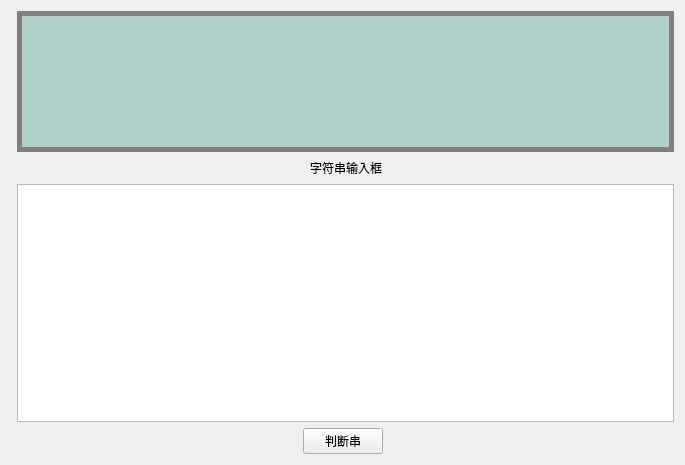
<?xml version="1.0" encoding="UTF-8"?>
<ui version="4.0">
 <class>subwidge</class>
 <widget class="QWidget" name="subwidge">
  <property name="geometry">
   <rect>
    <x>0</x>
    <y>0</y>
    <width>685</width>
    <height>465</height>
   </rect>
  </property>
  <property name="windowTitle">
   <string>Form</string>
  </property>
  <layout class="QGridLayout" name="gridLayout_3">
   <item row="0" column="1">
    <widget class="QLabel" name="displayLabel">
     <property name="font">
      <font>
       <family>LED Board-7</family>
       <pointsize>72</pointsize>
      </font>
     </property>
     <property name="styleSheet">
      <string notr="true">background-color: rgb(175, 210, 203);
border:5px solid gray;</string>
     </property>
     <property name="text">
      <string/>
     </property>
    </widget>
   </item>
   <item row="1" column="1">
    <layout class="QGridLayout" name="gridLayout">
     <item row="0" column="2">
      <spacer name="horizontalSpacer_4">
       <property name="orientation">
        <enum>Qt::Horizontal</enum>
       </property>
       <property name="sizeHint" stdset="0">
        <size>
         <width>40</width>
         <height>20</height>
        </size>
       </property>
      </spacer>
     </item>
     <item row="0" column="1">
      <widget class="QLabel" name="label">
       <property name="text">
        <string>字符串输入框</string>
       </property>
      </widget>
     </item>
     <item row="0" column="0">
      <spacer name="horizontalSpacer_3">
       <property name="orientation">
        <enum>Qt::Horizontal</enum>
       </property>
       <property name="sizeHint" stdset="0">
        <size>
         <width>40</width>
         <height>20</height>
        </size>
       </property>
      </spacer>
     </item>
     <item row="1" column="0" colspan="3">
      <widget class="QTextEdit" name="textEdit"/>
     </item>
    </layout>
   </item>
   <item row="2" column="0" colspan="2">
    <layout class="QHBoxLayout" name="horizontalLayout">
     <item>
      <spacer name="horizontalSpacer">
       <property name="orientation">
        <enum>Qt::Horizontal</enum>
       </property>
       <property name="sizeHint" stdset="0">
        <size>
         <width>264</width>
         <height>20</height>
        </size>
       </property>
      </spacer>
     </item>
     <item>
      <widget class="QPushButton" name="pushButton">
       <property name="text">
        <string>判断串</string>
       </property>
      </widget>
     </item>
     <item>
      <spacer name="horizontalSpacer_2">
       <property name="orientation">
        <enum>Qt::Horizontal</enum>
       </property>
       <property name="sizeHint" stdset="0">
        <size>
         <width>264</width>
         <height>20</height>
        </size>
       </property>
      </spacer>
     </item>
    </layout>
   </item>
   <item row="3" column="0">
    <layout class="QGridLayout" name="gridLayout_2"/>
   </item>
  </layout>
 </widget>
 <resources/>
 <connections/>
</ui>
